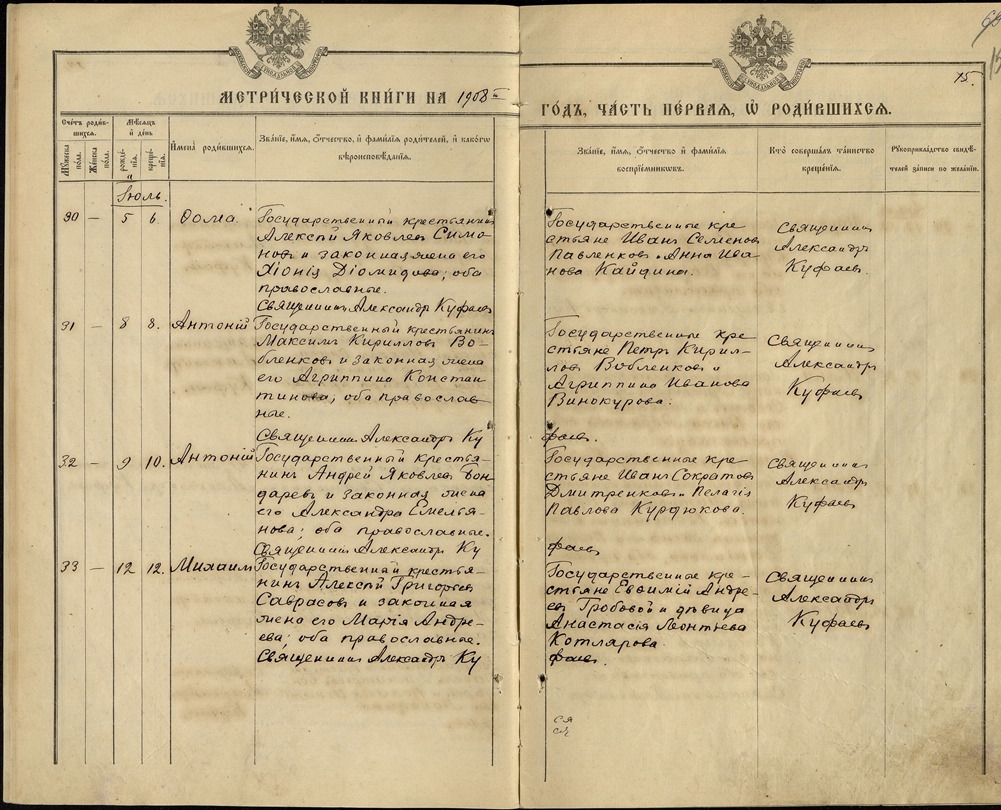
#> input picture segment_service/input/24.jpg, 1001 x 810 px
$ python -i image_processor.py   (imports and definitions only)
#> lines starting #> are read from the running program, lines starting #| are printed output that depends on the picture; after the words box and inside, x2 and y2 are one past the last pixel; in counts of white or black regions, pixels touching at a corner belong together
import cv2
import numpy as np
from PIL import Image
from typing import Tuple, Optional


class ImageProcessor:
    """Класс для продвинутой предобработки изображений метрических книг"""

    @staticmethod
    def deskew(image: np.ndarray) -> np.ndarray:
        """Исправление перекоса страницы"""
        gray = cv2.cvtColor(image, cv2.COLOR_RGB2GRAY)
        edges = cv2.Canny(gray, 50, 150, apertureSize=3)
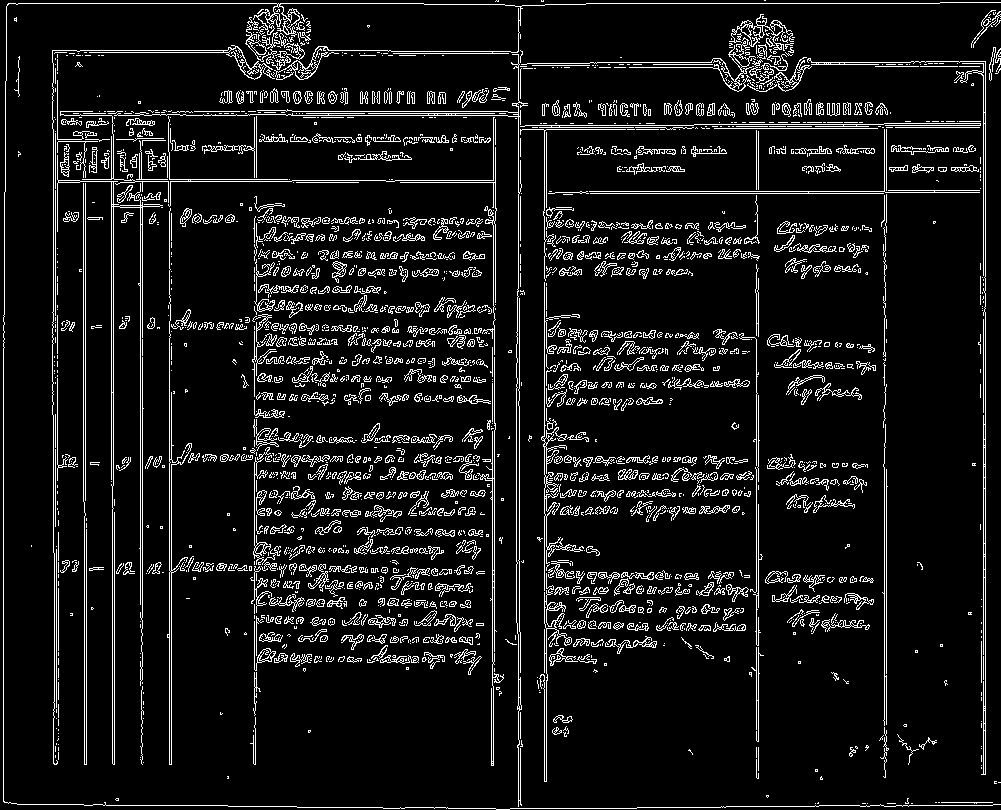
#> edges: shape (810, 1001); 8.6% white in thin lines or dots
        lines = cv2.HoughLines(edges, 1, np.pi/180, 100)

        if lines is not None:
            angles = []
            for rho, theta in lines[:, 0]:
                angle = np.degrees(theta) - 90
                angles.append(angle)
#> this loop made 9637 passes
#> (rho, theta, angle) on passes 1 to 3: (3, 1.57, 0), (985, 0, -90), (983, 0, -90)
#> after the loop, angles = 9637 values, max 89 at index 88, min -90 at index 1, mean -1.21

            median_angle = np.median(angles)
#> median_angle = -3
            if abs(median_angle) > 0.5:
                (h, w) = image.shape[:2]
#> h = 810; w = 1001
                center = (w // 2, h // 2)
#> center = (500, 405)
                rotation_matrix = cv2.getRotationMatrix2D(center, median_angle, 1.0)
#> rotation_matrix = [[0.999, -0.0523, 21.88], [0.0523, 0.999, -25.61]]
                rotated = cv2.warpAffine(image, rotation_matrix, (w, h),
                                        flags=cv2.INTER_CUBIC,
                                        borderMode=cv2.BORDER_REPLICATE)
                return rotated

        return image

    @staticmethod
    def remove_noise(image: np.ndarray) -> np.ndarray:
        """Удаление шума"""
        return cv2.fastNlMeansDenoisingColored(image, None, 10, 10, 7, 21)

    @staticmethod
    def enhance_contrast(image: np.ndarray) -> np.ndarray:
        """Улучшение контраста"""
        lab = cv2.cvtColor(image, cv2.COLOR_RGB2LAB)
#> lab: shape (810, 1001, 3); mean of channels 0, 1, 2 186.3, 128.9, 149
        l, a, b = cv2.split(lab)
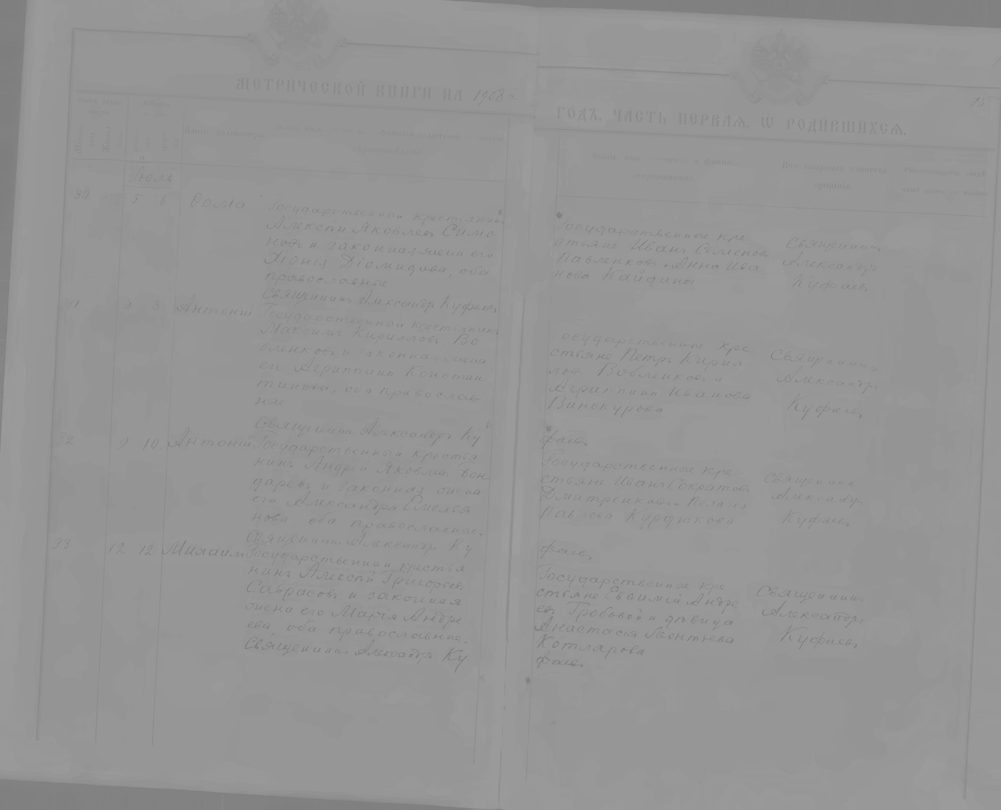
#> b: shape (810, 1001); min 125, max 158, mean 149
        clahe = cv2.createCLAHE(clipLimit=3.0, tileGridSize=(8, 8))
        l = clahe.apply(l)
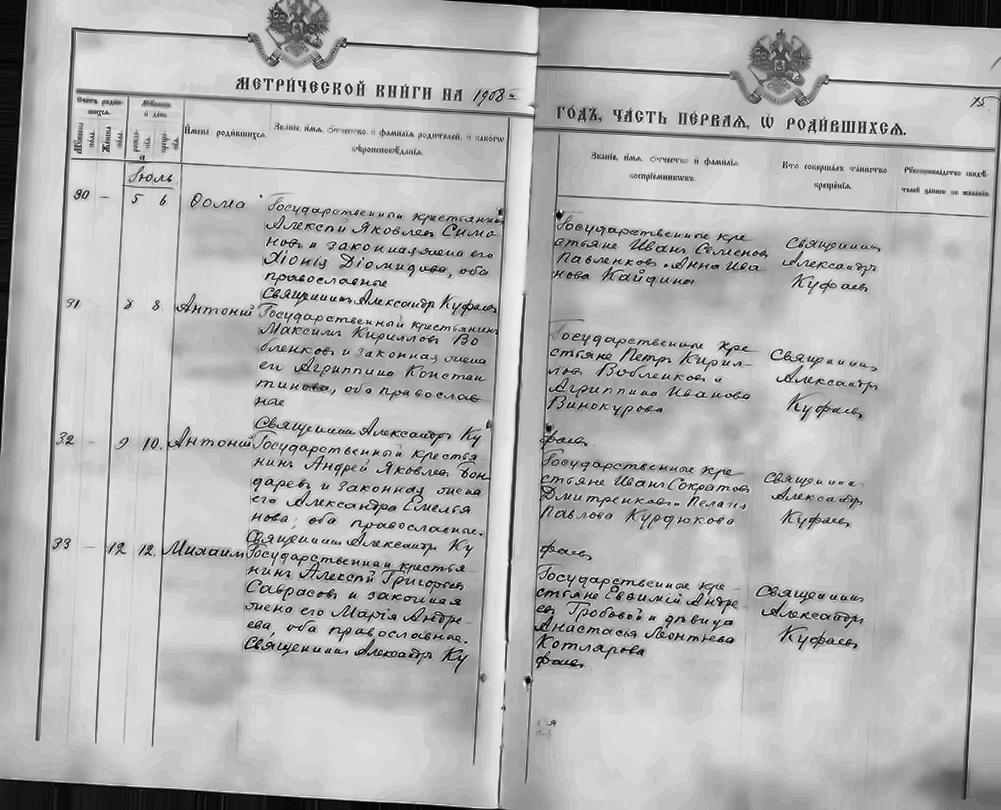
#> l: shape (810, 1001); min 1, max 253, mean 179.1
        enhanced = cv2.merge([l, a, b])
#> enhanced: shape (810, 1001, 3); mean of channels 0, 1, 2 179.1, 128.9, 149
        return cv2.cvtColor(enhanced, cv2.COLOR_LAB2RGB)
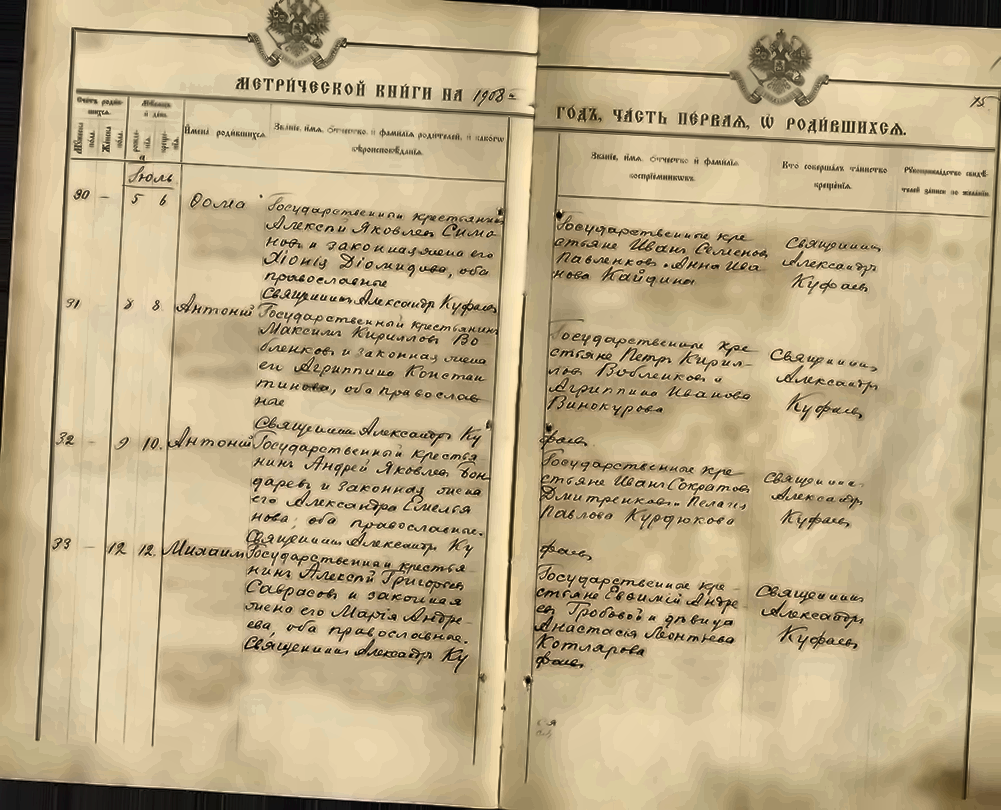
#> returned value: shape (810, 1001, 3); mean R, G, B 189.4, 171.3, 134.9

    @staticmethod
    def remove_background(image: np.ndarray) -> np.ndarray:
        """Удаление фона (для старых документов)"""
        gray = cv2.cvtColor(image, cv2.COLOR_RGB2GRAY)
        _, binary = cv2.threshold(gray, 0, 255, cv2.THRESH_BINARY + cv2.THRESH_OTSU)
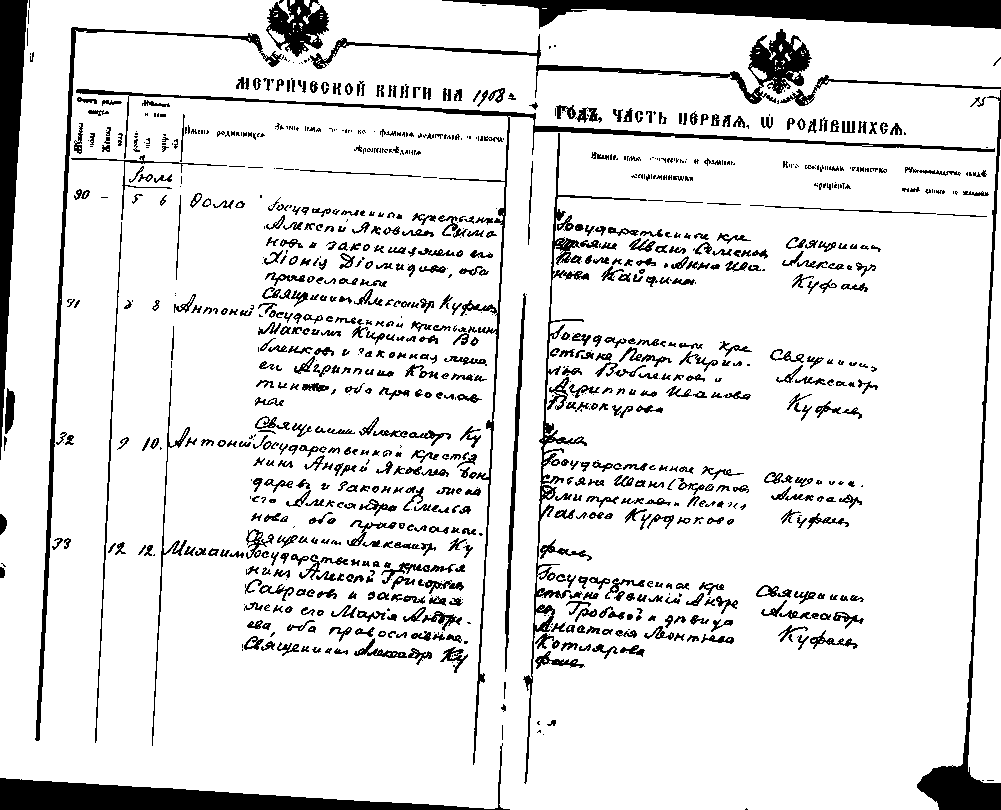
#> binary: shape (810, 1001); 88% white; 1041 black regions (352 under 20 px), largest, box (x1, y1, x2, y2) and area: (442, 0, 1001, 29) 8913, (0, 743, 510, 810) 8255, (0, 0, 28, 460) 6314
        return cv2.cvtColor(binary, cv2.COLOR_GRAY2RGB)

    @staticmethod
    def full_preprocessing(image: np.ndarray) -> np.ndarray:
        """Полный цикл предобработки"""
        # Исправление перекоса
        deskewed = ImageProcessor.deskew(image)
        # Удаление шума
        denoised = ImageProcessor.remove_noise(deskewed)
        # Улучшение контраста
        contrasted = ImageProcessor.enhance_contrast(denoised)
        # Удаление фона
        background_removed = ImageProcessor.remove_background(contrasted)

        return background_removed

>>> import cv2
>>> picture = cv2.cvtColor(cv2.imread('../segment_service/input/24.jpg'), cv2.COLOR_BGR2RGB)
>>> result = ImageProcessor().full_preprocessing(picture)

$ run again, on segment_service/input/31.jpg
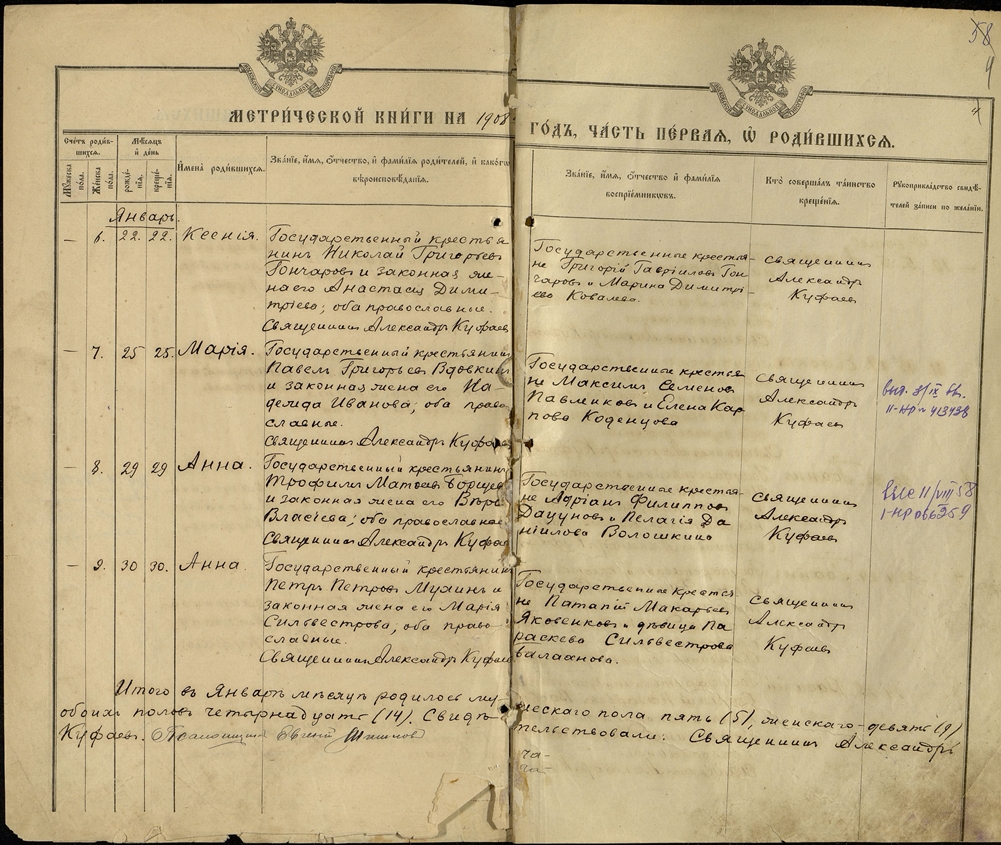
#> input picture segment_service/input/31.jpg, 1001 x 845 px
#> in deskew, `edges = cv2.Canny(gray, 50, 150, apertureSize=3)`:
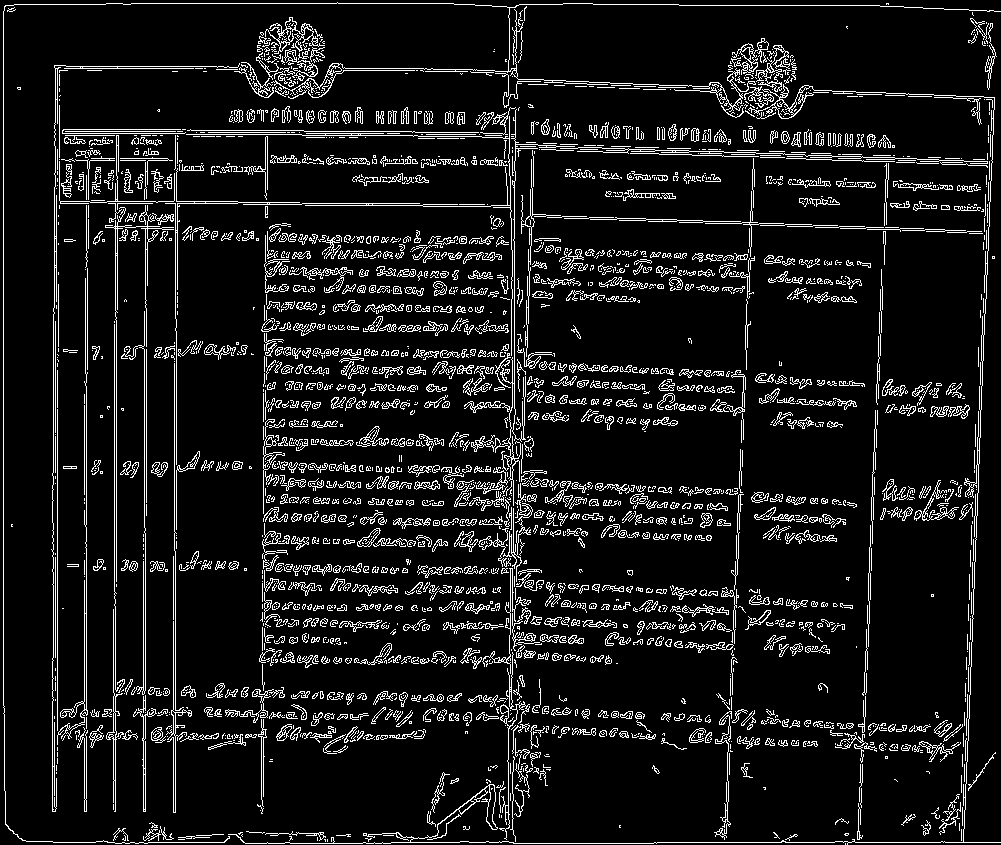
#> edges: shape (845, 1001); 9.3% white in thin lines or dots
#> the loop in deskew, `for rho, theta in lines[:, 0]:` made 11760 passes
#> (rho, theta, angle) on passes 1 to 3: (3, 0, -90), (842, 1.57, 0), (86, 0, -90)
#> after the loop in deskew, `for rho, theta in lines[:, 0]:`: angles = 11760 values, max 89 at index 31, min -90 at index 0, mean -3.9
#> median_angle = -6
#> rotation_matrix = [[0.995, -0.105, 46.85], [0.105, 0.995, -49.95]]
#> lab: shape (845, 1001, 3); mean of channels 0, 1, 2 177.6, 128.3, 149.3
#> enhanced: shape (845, 1001, 3); mean of channels 0, 1, 2 172.8, 128.3, 149.3
#> in remove_background, `_, binary = cv2.threshold(gray, 0, 255, cv2.THRESH_BINARY + cv2.THRESH..`:
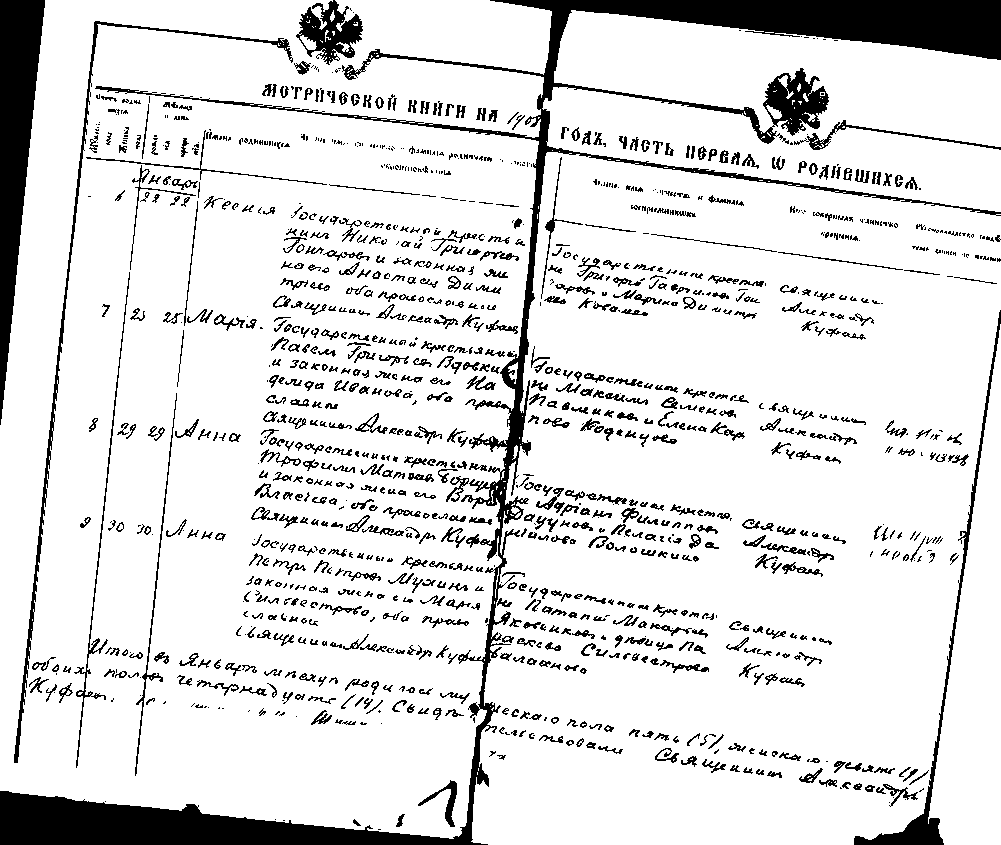
#> binary: shape (845, 1001); 86.9% white; 1248 black regions (433 under 20 px), largest, box (x1, y1, x2, y2) and area: (0, 0, 1001, 845) 44595, (0, 0, 45, 425) 9757, (854, 310, 1001, 845) 3092
